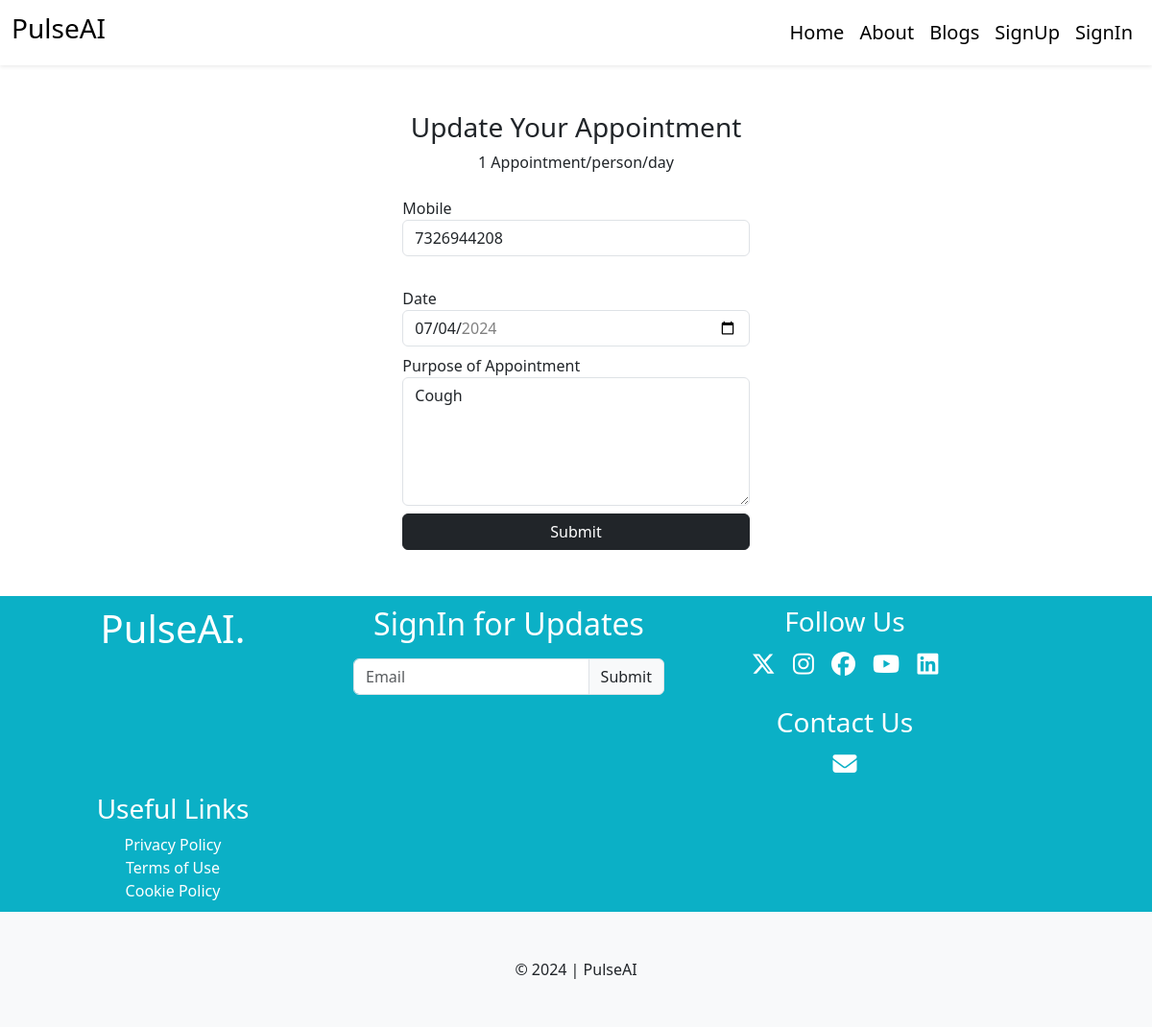
The app's page /patient/update_appointment/6/ with its own data.
### patient/models.py (models this page shows, shortened)
class Appointment(models.Model):
    user = models.ForeignKey(User,on_delete=models.DO_NOTHING)
    mobile = models.CharField(max_length=20)
    date = models.DateField()
    note = models.TextField()
    status = models.CharField(max_length=255, choices=APPOINTMENT_STATUS,default='Booked')

### patient/views.py (the view, shortened to what this page needs)
# urls.py: path("update_appointment/<int:aid>/",views.update_appointment,name="updateapp"),
def update_appointment(request,aid):
    app = Appointment.objects.get(id=aid)
    context = {
        'appointment':app
    }
    return render(request,'patient/appointment_update.html',context)

### templates/patient/appointment_update.html (shortened to what this page needs)
{% extends "layout.html" %}
{% block content %}
    <div class="container my-5">
        <div class="row g-3">
            <div class="col-md-4 mx-auto">
               <div class="mb-4 text-center">
                    <h3>Update Your Appointment</h3>
                    <p>1 Appointment/person/day</p>
               </div>
               <form action="{% url "updateapp" appointment.id %}" method="post" onsubmit="return validateForm()">
                <div class="mb-2">
                    <label for="">Mobile</label>
                    <input type="text" name="mobile" class="form-control" id="mobile" value="{{appointment.mobile}}" >
                </div>
                <div class="mb-2">
                    <label for="">Date</label>
                    <input type="date" name="date" class="form-control" id="date" value="{{appointment.date|date:"Y-m-d"}}" >
                </div>
                <div class="mb-2">
                    <label for="">Purpose of Appointment</label>
                    <textarea name="note" id="" rows="5" class="form-control"  >{{appointment.note}}</textarea>
                </div>
                <div class="mt-2">
                    <input type="submit" value="Submit" class="btn btn-dark w-100">
                </div>
               </form>
            </div>
        </div>
    </div>
{% endblock %}

### static/css/style.css (style rules this page uses)
body { overflow-x: hidden; }

### records on screen
Appointment: mobile "7326944208", date "07/04/2024", note "Cough"
